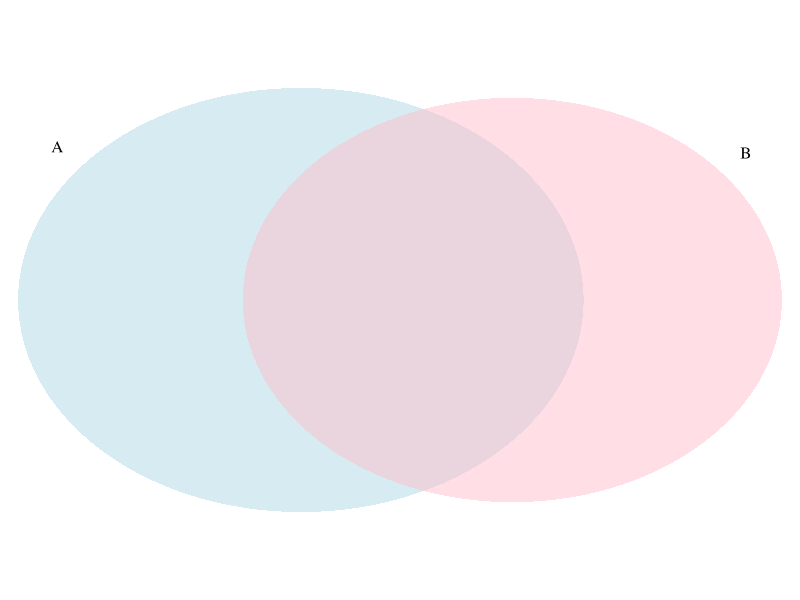
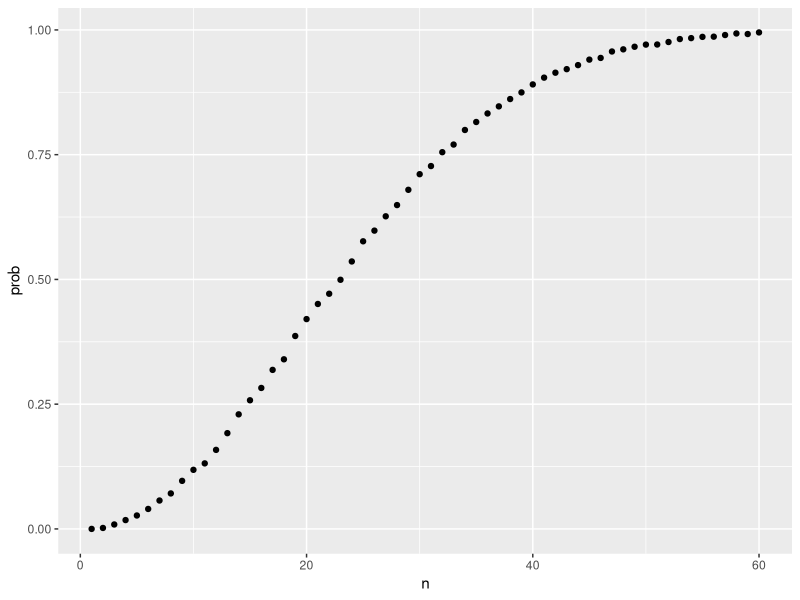
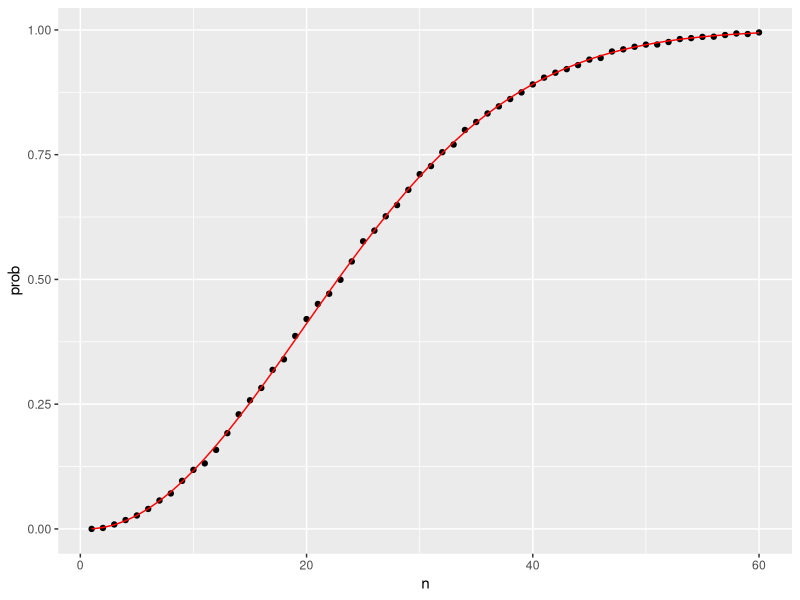
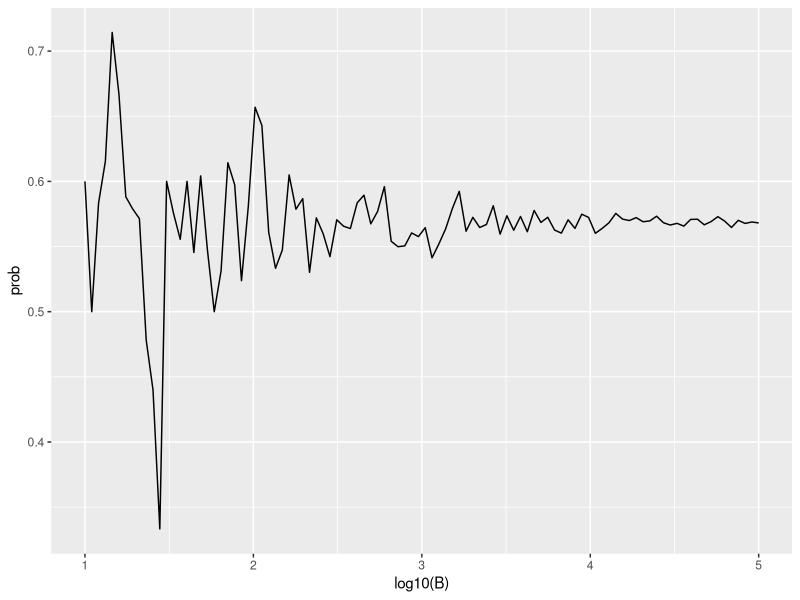

These charts were generated, in order, by the following R code:
## ---- chunk 1
beads <- rep(c("red", "blue"), times = c(2,3))
beads
## ---- chunk 2
sample(beads, 1)
## ---- chunk 3
B <- 10000
events <- replicate(B, sample(beads, 1))
## ---- chunk 4
tab <- table(events)
tab
## ---- chunk 5
prop.table(tab)
## ---- chunk 6
set.seed(1986) 
## ---- chunk 7
sample(beads, 5)
sample(beads, 5)
sample(beads, 5)
## ---- chunk 8
events <- sample(beads, B, replace = TRUE)
prop.table(table(events))
## ---- chunk 9
set.seed(1)
## ---- chunk 10
x <- sample(beads, 5)
## ---- chunk 11
x[2:5]
## ---- chunk 12
library(VennDiagram)
grid.newpage()
tmp <- draw.pairwise.venn(22, 20, 11, category = c("A", "B"), 
                   lty = rep("blank", 2), 
                   fill = c("light blue", "pink"), 
                   alpha = rep(0.5, 2),  
                   cat.dist = rep(0.025, 2), cex=0)
## ---- chunk 13
number <- "Three"
suit <- "Hearts"
paste(number, suit)
## ---- chunk 14
paste(letters[1:5], as.character(1:5))
## ---- chunk 15
expand.grid(pants = c("blue", "black"), shirt = c("white", "grey", "plaid"))
## ---- chunk 16
suits <- c("Diamonds", "Clubs", "Hearts", "Spades")
numbers <- c("Ace", "Deuce", "Three", "Four", "Five", 
             "Six", "Seven", "Eight", "Nine", "Ten", 
             "Jack", "Queen", "King")
deck <- expand.grid(number=numbers, suit=suits)
deck <- paste(deck$number, deck$suit)
## ---- chunk 17
kings <- paste("King", suits)
mean(deck %in% kings)
## ---- chunk 18
library(gtools)
permutations(3, 2)
## ---- chunk 19
all_phone_numbers <- permutations(10, 7, v = 0:9)
n <- nrow(all_phone_numbers)
index <- sample(n, 5)
all_phone_numbers[index,]
## ---- chunk 20
hands <- permutations(52, 2, v = deck)
## ---- chunk 21
first_card <- hands[,1]
second_card <- hands[,2]
## ---- chunk 22
kings <- paste("King", suits)
sum(first_card %in% kings)
## ---- chunk 23
sum(first_card %in% kings & second_card %in% kings) /
  sum(first_card %in% kings)
## ---- chunk 24
mean(first_card %in% kings & second_card %in% kings) /
  mean(first_card %in% kings)
## ---- chunk 25
permutations(3,2)
combinations(3,2)
## ---- chunk 26
aces <- paste("Ace", suits)

facecard <- c("King", "Queen", "Jack", "Ten")
facecard <- expand.grid(number = facecard, suit = suits)
facecard <- paste(facecard$number, facecard$suit)

hands <- combinations(52, 2, v = deck)
mean(hands[,1] %in% aces & hands[,2] %in% facecard)
## ---- chunk 27
mean((hands[,1] %in% aces & hands[,2] %in% facecard) |
       (hands[,2] %in% aces & hands[,1] %in% facecard))
## ---- chunk 28
hand <- sample(deck, 2)
hand
## ---- chunk 29
(hands[1] %in% aces & hands[2] %in% facecard) | 
  (hands[2] %in% aces & hands[1] %in% facecard)
## ---- chunk 30
blackjack <- function(){
   hand <- sample(deck, 2)
  (hand[1] %in% aces & hand[2] %in% facecard) | 
    (hand[2] %in% aces & hand[1] %in% facecard)
}
## ---- chunk 31
blackjack()
## ---- chunk 32
B <- 10000
results <- replicate(B, blackjack())
mean(results)
## ---- chunk 33
B <- 10000
stick <- replicate(B, {
  doors <- as.character(1:3)
  prize <- sample(c("car", "goat", "goat"))
  prize_door <- doors[prize == "car"]
  my_pick  <- sample(doors, 1)
  show <- sample(doors[!doors %in% c(my_pick, prize_door)],1)
  stick <- my_pick
  stick == prize_door
})
mean(stick)
## ---- chunk 34
switch <- replicate(B, {
  doors <- as.character(1:3)
  prize <- sample(c("car", "goat", "goat"))
  prize_door <- doors[prize == "car"]
  my_pick  <- sample(doors, 1)
  show <- sample(doors[!doors %in% c(my_pick, prize_door)], 1)
  stick <- my_pick
  switch <- doors[!doors%in%c(my_pick, show)]
  switch == prize_door
})
mean(switch)
## ---- chunk 35
set.seed(1)
## ---- chunk 36
n <- 50
bdays <- sample(1:365, n, replace = TRUE)
## ---- chunk 37
duplicated(c(1,2,3,1,4,3,5))
## ---- chunk 38
any(duplicated(bdays))
## ---- chunk 39
same_birthday <- function(n){
  bdays <- sample(1:365, n, replace=TRUE)
  any(duplicated(bdays))
}

B <- 10000
results <- replicate(B, same_birthday(50))
mean(results)
## ---- chunk 40
compute_prob <- function(n, B=10000){
  results <- replicate(B, same_birthday(n))
  mean(results)
}
## ---- chunk 41
n <- seq(1,60)
prob <- sapply(n, compute_prob)
## ---- chunk 42
library(tidyverse)
prob <- sapply(n, compute_prob)
qplot(n, prob)
## ---- chunk 43
exact_prob <- function(n){
  prob_unique <- seq(365,365-n+1)/365 
  1 - prod( prob_unique)
}
eprob <- sapply(n, exact_prob)

qplot(n, prob) + 
  geom_line(aes(n, eprob), col = "red")
## ---- chunk 44
B <- 10^seq(1, 5, len = 100)
compute_prob <- function(B, n=25){
  same_day <- replicate(B, same_birthday(n))
  mean(same_day)
}
prob <- sapply(B, compute_prob)
qplot(log10(B), prob, geom = "line")
